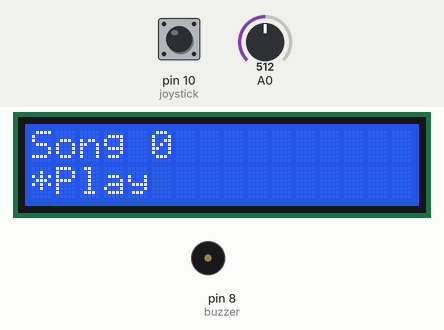
This sketch was run on a simulated Arduino Uno, built with avr-gcc and run on an emulated ATmega328P. On the bench: 16×2 character LCD, buzzer (waves = sounding). The inputs (shaded band) are chosen by the test bench; at power-on: pin 10 (joystick) HIGH, A0 = 512.

Above: at 1.2 s.
1.3 s: pin 10 (joystick) pulled LOW for 0.15 s
At 2.82 s:
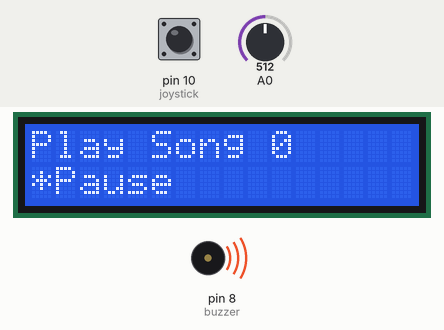
3.2 s: pin 10 (joystick) pulled LOW for 1 s
At 4.1 s:
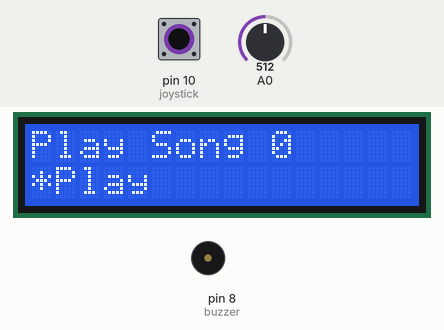
7.2 s: A0 set to 190
At 7.36 s:
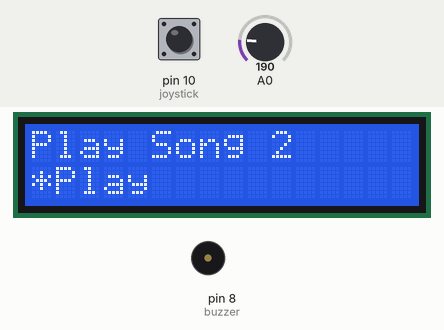
8.8 s: pin 10 (joystick) pulled LOW for 0.15 s
At 10.3 s:
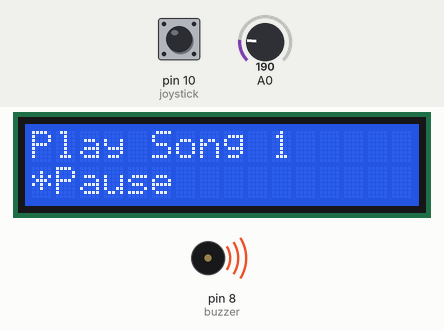
Timing chart, 0 to 11.4 s (numbered marks = the images above; inputs shaded):
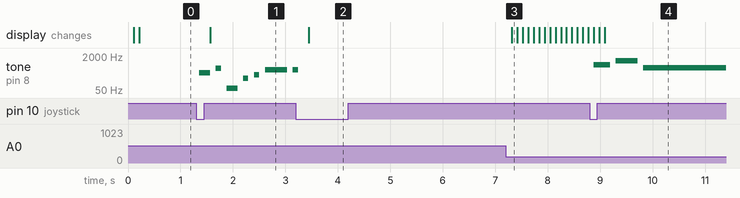

The sketch:

soundbooth.ino
```cpp
#include "Timer.h"
#include "LiquidCrystal.h"
#include "pitches.h"

// Sound Variables
int buzzer = 8;
int joystick = 10;  //button function
int *song;
int *song_time;
// == Song 1 ==
int song1[] = {
   NOTE_E4, NOTE_C5, NOTE_B1, NOTE_F3, NOTE_C4,
   NOTE_A4, NOTE_A4, NOTE_GS5, NOTE_C5, NOTE_CS4,
   NOTE_AS4, NOTE_C5, NOTE_DS4, NOTE_CS5, NOTE_GS4,
   NOTE_C3, NOTE_E3, NOTE_DS5, NOTE_D4, NOTE_D3
 };

int song1_time[] = {
  2, 1, 2, 1, 1, 4, 8, 16, 8, 4, 4, 1, 8, 4, 2, 4, 4, 16, 4, 2
};

//== Song 2 ==

int song2[] = {
  NOTE_FS5, NOTE_D2, NOTE_DS5, NOTE_G2, NOTE_B3,
  NOTE_C2, NOTE_G5, NOTE_D6, NOTE_CS5, NOTE_AS4,
  NOTE_DS6, NOTE_D3, NOTE_CS4, NOTE_E5, NOTE_DS6,
  NOTE_E4, NOTE_B4, NOTE_F4, NOTE_E6, NOTE_DS4
};

int song2_time[] = {
  2, 2, 4, 8, 1, 8, 4, 4, 16, 8, 2, 4, 16, 8, 2, 4, 16, 4, 8, 1
};

// == Song 3 ==

int song3[] = {
  NOTE_A5, NOTE_D4, NOTE_D6, NOTE_DS3, NOTE_G4,
  NOTE_B2, NOTE_F2, NOTE_A3, NOTE_AS2, NOTE_B5,
  NOTE_C6, NOTE_C3, NOTE_GS3, NOTE_G2, NOTE_FS5,
  NOTE_AS4, NOTE_GS2, NOTE_CS3, NOTE_C3, NOTE_AS2
};

int song3_time[] = {
  1, 2, 16, 4, 16, 2, 16, 1, 1, 2, 1, 8, 2, 16, 8, 1, 16, 4, 1, 2
};


// LCD variables
const int rs = 12, en = 11, d4 = 5, d5 = 4, d6 = 3, d7 = 2;
LiquidCrystal lcd(rs, en, d4, d5, d6, d7);


// Task Structure Definition
typedef struct task {
  int state;                  // Tasks current state
  unsigned long period;       // Task period
  unsigned long elapsedTime;  // Time elapsed since last task tick
  int (*TickFct)(int);        // Task tick function
} task;


const unsigned char tasksNum = 4;
task tasks[tasksNum];  // We have 4 tasks

// Task Periods

const unsigned long periodLCDOutput = 100;
const unsigned long periodJoystickInput = 100;
const unsigned long periodSoundOutput = 100;
const unsigned long periodController = 500;

// GCD
const unsigned long tasksPeriodGCD = 100;

// Task Function Definitions
int TickFct_LCDOutput(int state);
int TickFct_JoystickInput(int state);
int TickFct_SoundOutput(int state);
int TickFct_Controller(int state);

// Task Enumeration Definitions
enum LO_States { LO_init,
                 LO_MenuOptionA,
                 LO_MenuOptionB,
                 LO_MenuOptionC };
enum JI_States { JI_init,
                 JI_Sample };
enum SO_States { SO_init,
                 SO_SoundOn,
                 SO_SoundOff };
enum C_States { C_init,
                C_T1 };

void TimerISR() {  // TimerISR actually defined here
  unsigned char i;
  for (i = 0; i < tasksNum; ++i) {                  // Heart of the scheduler code
    if (tasks[i].elapsedTime >= tasks[i].period) {  // Ready
      tasks[i].state = tasks[i].TickFct(tasks[i].state);
      tasks[i].elapsedTime = 0;
    }
    tasks[i].elapsedTime += tasksPeriodGCD;
  }
}


void LCDWriteLines(String line1, String line2) {
  lcd.clear();
  lcd.setCursor(0, 0);
  lcd.print(line1);
  lcd.setCursor(0, 1);
  lcd.print(line2);
}
int button() {
  return (!digitalRead(joystick));
}
// Task Function Definitions
struct MenuOption {
  String title;
  String option;
};

MenuOption menu[] = {
  {"Lab 7", ""},
  {"Song Selection", ""},
  {"Song ", ""},
  {"*Play", ""},
  {"*Pause", ""},
  {"Play Song ", ""},
};

// Got help from Abdel Sabbah (asabb006)
// we worked together to solve this logical issue
bool SongisPlaying = false;
bool SongisPaused = false;
int songSelect = 1;
bool SongisPicked = false;

int TickFct_LCDOutput(int state) {
  switch (state) {
    case LO_init:
      state = LO_MenuOptionA;
      LCDWriteLines(menu[0].title, menu[1].title);
      break;
    case LO_MenuOptionA:
      menu[2].option = String(songSelect);
      LCDWriteLines(menu[2].title + menu[2].option, menu[3].title);
      if (SongisPlaying) {
        state = LO_MenuOptionB;
      }
      break;
    case LO_MenuOptionB:
      menu[5].option = String(songSelect);
      LCDWriteLines(menu[5].title + menu[5].option, menu[4].title);
      if (!SongisPlaying && SongisPaused) {
        state = LO_MenuOptionC;
      }
      break;
    case LO_MenuOptionC:
      menu[5].option = String(songSelect);
      LCDWriteLines(menu[5].title + menu[5].option, menu[3].title);
      if (SongisPlaying && !SongisPaused) {
        state = LO_MenuOptionB;
      }
      break;
  }

  return state;
}


int *songs[3] = {song1, song2, song3};
int *song_times[3] = {song1_time, song2_time, song3_time};

int lastButton = 0;

void select_song(int songIndex) {
  if (songIndex < 0 || songIndex > 2) {
    songIndex = 0;
  }
  song = songs[songIndex];
  song_time = song_times[songIndex];
}

int TickFct_JoystickInput(int state) {
  int inputX;

  switch (state) {
    case JI_init:
      songSelect = 0;
      select_song(songSelect - 1);
      state = JI_Sample;
      break;
    case JI_Sample:
      inputX = analogRead(A0);

      if (!SongisPicked && !SongisPlaying) {
          if (inputX < 200) { // joystick to the right
              songSelect = (songSelect == 0) ? 2 : songSelect - 1;
             }
              select_song(songSelect);
      }
      // Got help from Abdel Sabbah (asabb006)
      // we worked together to solve this logical issue
      int buttonState = button();
      if (buttonState) {
        if(!lastButton){
          SongisPicked = !SongisPicked;
          SongisPlaying = SongisPicked;
          SongisPaused = !SongisPicked;
        }
      }

      lastButton = buttonState;
      break;
  }

  return state;
}


int counter = 0;
int note = 0;
int TickFct_SoundOutput(int state) {
  switch (state) {  // State Transitions
    case SO_init:
      state = SO_SoundOn;
      break;
    case SO_SoundOn:
      if (!SongisPlaying) {
        state = SO_SoundOff;
      } else {
        if (counter >= song_time[note]) {
          state = SO_SoundOff;
          note++;
          counter = 0;
          note = note % 20;
          if (note == 0) {
            SongisPicked = false;
            SongisPlaying = false;
            SongisPaused = true;
          }
        }
      }

      break;
    case SO_SoundOff:
      if (SongisPlaying) {
        state = SO_SoundOn;
      }
      break;
  }

  switch (state) {  // State Actions
    case SO_SoundOn:
      if (SongisPlaying) {
        tone(buzzer, song[note], periodSoundOutput * song_time[note]);
        counter++;
      }
      break;
    case SO_SoundOff:
      noTone(buzzer);
      break;
  }
  return state;
}

// Task 4 (Unused)
int TickFct_Controller(int state) {
  switch (state) {  // State Transitions
    case 0:
      break;
  }

  switch (state) {  // State Actions
    case 0:
      break;
  }
  return state;
}


void InitializeTasks() {
  unsigned char i = 0;
  tasks[i].state = LO_init;
  tasks[i].period = periodLCDOutput;
  tasks[i].elapsedTime = tasks[i].period;
  tasks[i].TickFct = &TickFct_LCDOutput;
  ++i;
  tasks[i].state = JI_init;
  tasks[i].period = periodJoystickInput;
  tasks[i].elapsedTime = tasks[i].period;
  tasks[i].TickFct = &TickFct_JoystickInput;
  ++i;
  tasks[i].state = SO_init;
  tasks[i].period = periodSoundOutput;
  tasks[i].elapsedTime = tasks[i].period;
  tasks[i].TickFct = &TickFct_SoundOutput;
  ++i;
  tasks[i].state = C_init;
  tasks[i].period = periodController;
  tasks[i].elapsedTime = tasks[i].period;
  tasks[i].TickFct = &TickFct_Controller;
}

void setup() {
  // put your setup code here, to run once:
  InitializeTasks();

  TimerSet(tasksPeriodGCD);
  TimerOn();
  Serial.begin(9600);
  // Initialize Outputs
  lcd.begin(16, 2);
  // Initialize Inputs
  pinMode(joystick, INPUT_PULLUP);
}

void loop() {
  // put your main code here, to run repeatedly:
  // Task Scheduler with Timer.h
}
```

Timer.h
```cpp
// Permission to copy is granted provided that this header remains intact.
// This software is provided with no warranties.

////////////////////////////////////////////////////////////////////////////////

#ifndef Timer
#define Timer

#include "Arduino.h"

volatile unsigned char TimerFlag = 0; // TimerISR() sets this to 1. C programmer should clear to 0.

// Internal variables for mapping AVR's ISR to our cleaner TimerISR model.
unsigned long _avr_timer_M = 1; // Start count from here, down to 0. Default 1ms
unsigned long _avr_timer_cntcurr = 0; // Current internal count of 1ms ticks

// Set TimerISR() to tick every M ms
void TimerSet(unsigned long M) {
	_avr_timer_M = M;
	_avr_timer_cntcurr = _avr_timer_M;
}

void TimerOn() {
	// AVR timer/counter controller register TCCR1
  TCCR1B 	= 0x0B;	// bit3 = 1: CTC mode (clear timer on compare)
					// bit2bit1bit0=011: prescaler /64
					// 00001011: 0x0B
					// SO, 16 MHz clock or 16,000,000 /64 = 250,000 ticks/s
					// Thus, TCNT1 register will count at 250,000 ticks/s
          // FOR MICROSECONDS:
          // bit3 = 1: CTC mode (clear timer on compare)
					// bit2bit1bit0=010: prescaler /64
					// 00001011: 0x0A
					// SO, 16 MHz clock or 16,000,000 /8 = 2,000,000 ticks/s
					// Thus, TCNT1 register will count at 2,000,000 ticks/s

	// AVR output compare register OCR1A.
	OCR1A 	= 250;	// Timer interrupt will be generated when TCNT1==OCR1A
					// We want a 1 ms tick. 0.001 s * 250,000 ticks/s = 250
					// So when TCNT1 register equals 250,
					// 1 ms has passed. Thus, we compare to 250.
					// AVR timer interrupt mask register
          // FOR MICROSECONDS:
          // Timer interrupt will be generated when TCNT1==OCR1A
					// We want a 1 us tick. 0.000001 s * 2,000,000 ticks/s = 2
					// So when TCNT1 register equals 2,
					// 1 us has passed. Thus, we compare to 2.
					// AVR timer interrupt mask register

	TIMSK1 	= 0x02; // bit1: OCIE1A -- enables compare match interrupt

	//Initialize avr counter
	TCNT1 = 0;

	// TimerISR will be called every _avr_timer_cntcurr milliseconds
	_avr_timer_cntcurr = _avr_timer_M;

	//Enable global interrupts
	SREG |= 0x80;	// 0x80: 1000000
}

void TimerOff() {
	TCCR1B 	= 0x00; // bit3bit2bit1bit0=0000: timer off
}

void TimerISR(); // Converted to a Function Declaration

// In our approach, the C programmer does not touch this ISR, but rather TimerISR()
ISR(TIMER1_COMPA_vect)
{
	// CPU automatically calls when TCNT0 == OCR0 (every 1 ms per TimerOn settings)
	_avr_timer_cntcurr--; 			// Count down to 0 rather than up to TOP
	if (_avr_timer_cntcurr == 0) { 	// results in a more efficient compare
		TimerISR(); 				// Call the ISR that the user uses
		_avr_timer_cntcurr = _avr_timer_M;
	}
}

#endif //Timer
```

pitches.h
```cpp
// Code from https://docs.arduino.cc/built-in-examples/digital/toneMelody

#define NOTE_B0  31
#define NOTE_C1  33
#define NOTE_CS1 35
#define NOTE_D1  37
#define NOTE_DS1 39
#define NOTE_E1  41
#define NOTE_F1  44
#define NOTE_FS1 46
#define NOTE_G1  49
#define NOTE_GS1 52
#define NOTE_A1  55
#define NOTE_AS1 58
#define NOTE_B1  62
#define NOTE_C2  65
#define NOTE_CS2 69
#define NOTE_D2  73
#define NOTE_DS2 78
#define NOTE_E2  82
#define NOTE_F2  87
#define NOTE_FS2 93
#define NOTE_G2  98
#define NOTE_GS2 104
#define NOTE_A2  110
#define NOTE_AS2 117
#define NOTE_B2  123
#define NOTE_C3  131
#define NOTE_CS3 139
#define NOTE_D3  147
#define NOTE_DS3 156
#define NOTE_E3  165
#define NOTE_F3  175
#define NOTE_FS3 185
#define NOTE_G3  196
#define NOTE_GS3 208
#define NOTE_A3  220
#define NOTE_AS3 233
#define NOTE_B3  247
#define NOTE_C4  262
#define NOTE_CS4 277
#define NOTE_D4  294
#define NOTE_DS4 311
#define NOTE_E4  330
#define NOTE_F4  349
#define NOTE_FS4 370
#define NOTE_G4  392
#define NOTE_GS4 415
#define NOTE_A4  440
#define NOTE_AS4 466
#define NOTE_B4  494
#define NOTE_C5  523
#define NOTE_CS5 554
#define NOTE_D5  587
#define NOTE_DS5 622
#define NOTE_E5  659
#define NOTE_F5  698
#define NOTE_FS5 740
#define NOTE_G5  784
#define NOTE_GS5 831
#define NOTE_A5  880
#define NOTE_AS5 932
#define NOTE_B5  988
#define NOTE_C6  1047
#define NOTE_CS6 1109
#define NOTE_D6  1175
#define NOTE_DS6 1245
#define NOTE_E6  1319
```

Measured:
- after the input at 1.3 s, tone on pin 8 (buzzer): plays 330 Hz for 0.21 s, 523 Hz for 0.10 s, 62 Hz for 0.21 s, 175 Hz for 0.10 s, 262 Hz for 0.10 s, 440 Hz for 0.42 s … (7 notes in this stretch), starting after 0.06 s; the display: changes after 0.27 s (image 1)
- after the input at 3.2 s, the display: changes after 0.25 s (image 2)
- after the input at 7.2 s, the display: changes after 0.11 s (image 3)
- after the input at 8.8 s, tone on pin 8 (buzzer): plays 784 Hz for 0.31 s, 1175 Hz for 0.42 s, 554 Hz for 1.6 s, starting after 0.08 s; the display: first differs from a run without the input after 0.29 s (image 4)
